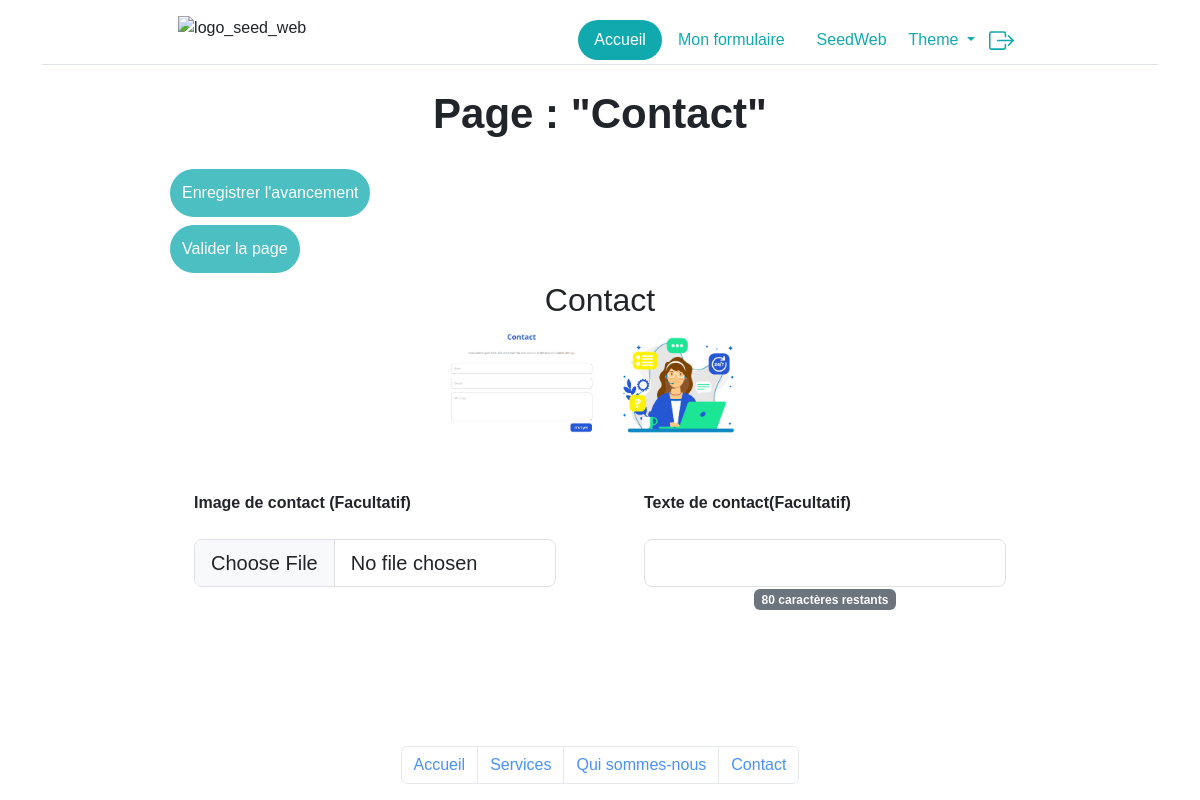
/mes_formulaires/index.php?page=3 (signed in), run on the app's committed database.
### tables this page shows
CREATE TABLE `page` (
  `id` int(11) NOT NULL,
  `site_id` int(11) NOT NULL,
  `nom` varchar(255) NOT NULL
);

CREATE TABLE `section` (
  `id` int(11) NOT NULL,
  `nom` varchar(255) NOT NULL
);

CREATE TABLE `image` (
  `id` int(11) NOT NULL,
  `section_id` int(11) NOT NULL,
  `page_id` int(11) NOT NULL,
  `nom` varchar(255) NOT NULL,
  `path` varchar(255) NOT NULL,
  `description` varchar(35) DEFAULT NULL,
  `facultatif` tinyint(1) NOT NULL
);

CREATE TABLE `texte` (
  `id` int(11) NOT NULL,
  `section_id` int(11) NOT NULL,
  `page_id` int(11) NOT NULL,
  `nom` varchar(255) NOT NULL,
  `contenu` text NOT NULL,
  `taille` int(4) NOT NULL,
  `facultatif` tinyint(1) NOT NULL
);

### mes_formulaires/index.php (the view, shortened to what this page needs)
<?php
include("../config/dbconnection.php");
    ?>
<!DOCTYPE HTML>
<html lang="fr" data-bs-theme="<?=$_SESSION["theme"]?>">
    <head>
        <link href="https://cdn.jsdelivr.net/npm/bootstrap@5.3.0-alpha1/dist/css/bootstrap.min.css" rel="stylesheet">
        <link rel="stylesheet" href="../css/style.css">
    </head>
    <body class="text-center w-100 m-auto">
<?php
include("../includes/header.php");
if(isset($_SESSION["role"])){
    if($_SESSION["role"] == "client"){
        $id = $_SESSION["id_client"];
        $req_site = $db->query("SELECT * FROM site where client_id = '$id'");
        $req_section = $db->query("SELECT * FROM section");
        $data_section = $req_section->fetchAll();
        $data_site = $req_site->fetch();
        $id_site = $data_site["id"];
        $id_modele = $data_site["modele_id"];
        $req_modele = $db->query("SELECT nom FROM modele where id = '$id_modele'");
        $data_modele = $req_modele->fetch();
        $req_page = $db->query("SELECT * FROM page where site_id = '$id_site'");
        $nbPageSiteClient = $req_page->rowCount();
        $data_page = $req_page->fetchAll();
        $nbEltParPage = 1;
        $nbTotalDePage = $nbPageSiteClient/$nbEltParPage;
        $page = $data_page[$_GET["page"]];
        ?>
        <form method="POST" action="" enctype='multipart/form-data'>
            <div  class="row w-75 mr-12-5 ml-12-5">
                <div class="col w-50">
                    <h1 class="text-center">Page : "<?=$page['nom']?>"</h1>
                    <div class="opacity-75">
                        <div class="m-2 text-center">
                            <input type="submit" name="save_state" value="Enregistrer l'avancement" class="p-2 border_white color_white nav-link bgSeed rounded-pill w-auto">
                        </div>
                        <div class="m-2 text-center">
                            <input type="submit" name="save_page" value="Valider la page" class="p-2 border_white color_white nav-link bgSeed rounded-pill w-auto">
                        </div>
                    </div>
                </div>
        <?php
        foreach($data_section as $section){
            $id_section = $section["id"];
            $id=$page["id"];
            $nom_section = $section['nom'];
            $req_image = $db->query("SELECT * FROM image where page_id = '$id' and section_id = '$id_section' order by nom");
            $req_texte = $db->query("SELECT * FROM texte where page_id = '$id' and section_id = '$id_section' order by nom");
            $data_image = $req_image->fetchAll();
            $data_texte = $req_texte->fetchAll();
            if(!empty($data_image) or !empty($data_texte)){
                $array_space = array(" ");
                $nom_page = str_replace($array_space, "-", $page["nom"]);
                $nom_section2 = str_replace($array_space, "-", $section["nom"]);
                $src_img = strtolower("../img/".$data_modele["nom"]. "_". $nom_page . "_". $nom_section2 . ".png");
                ?>
                <h2 class="text-center"><?=$nom_section?></h2>
                <div class="w-100 text-center">
                    <img src="<?=$src_img?>"  style="max-width: 40%; height: auto;" alt="Image_section_<?=$section["nom"]?>">
                </div>
                <div class="w-50 m-2 col">
                <?php
                foreach($data_image as $image){
                    $nomImg = $image['nom'];
                    $description = $image["description"];
                    $facultatif = "Non";
                    if($image['facultatif'] == true){$facultatif = "Oui";}
                ?>
                    <div class="m-4">
                        <p class="text-start "><label for="formFileLg" class="form-label fw-bold"><?php if(empty($description)){echo $nomImg;}else{echo $description;}; if($facultatif == "Non"){echo "<span class=\"text-danger-emphasis\">*</span>";}else{echo "<span> (Facultatif)</span>";}?></label></p>
                        <input class="form-control form-control-lg" id="formFileLg" idImage="<?=$image["id"]?>" name="<?=$nomImg?>" accept=".jpeg,.pdf,.png,.jpg,.svg,.webp,.gif" type="file"/>
                    </div>
<?php
                    }
?>
                </div>
                <div class="w-50 m-2 col" >
<?php
                foreach($data_texte as $texte){
                    $contenu = $texte["contenu"];
                    $array_space = array(" ");
                    $nomTxt2 = $texte["nom"];
                    $nomTxt = str_replace($array_space, "-", $texte['nom']);
                    $facultatif_txt = "Non";
                    if($texte['facultatif'] == true){$facultatif_txt = "Oui";}
                    if($texte["taille"] < 100){
                ?>
                    <div class="m-4">
                        <p class="text-start "><label for="" class="form-label fw-bold"><?php echo $nomTxt2; if($facultatif_txt == "Non"){echo "<span class=\"text-danger-emphasis\">*</span>";}else{echo "<span>(Facultatif)</span>";}?></label></p>
                        <input class="form-control form-control-lg input_counter" value="<?=$contenu?>" id="formFileLg" idTexte="<?=$texte["id"]?>" maxlength="<?=$texte["taille"]?>" name="<?=$nomTxt?>" type="text" >
                        <span class="counter badge bg-secondary" id="span_counter_input<?=$texte["id"]?>" ><?=$texte["taille"]?> caractères restants</span>
                    </div>
                <?php
                    }
                    }
            ?>
                </div>
            <?php
        }
    }
?>
                </div>
            </form>
            <div class="container fixed-bottom opacity-75" id="pagination">
                    <nav aria-label="Page Navigation">
                        <ul class="pagination justify-content-center">
                    <?php
                        for ($i=1; $i<=$nbTotalDePage ; $i++) {
                    ?>
                    <li class="page-item"><a class="page-link" href="index.php?page=<?=$i-1?>"><?=$data_page[$i-1]["nom"]?></a></li>
                    <?php
                        }
                    ?>
                        </ul>
                    </nav>
            </div>
        <?php
}else{
?>
<h1>Pas d'autorisation pour accéder à cette page.</h1>
<?php
}}
    include("../includes/layout_bottom.php");
?>

### css/style.css (style rules this page uses)
.color_white { color: #FFFFFF; }
.border_white { border: 4px solid #10aaae; }
* { font-family: 'Nunito', sans-serif; }
h1 { font-family: 'Nunito', sans-serif; }
.mr-12-5 { margin-right: 12.5%; }
.ml-12-5 { margin-left: 12.5%; }
.bgSeed { background-color: #10aaae !important; }
h1 { font-size: 42px; font-weight: 600; margin: 0 0 30px; }
* { box-sizing: border-box; }

### data on the page
page: nom "Contact"
section: nom "Contact"
image: description "Image de contact", facultatif "(Facultatif)"
texte: nom "Texte de contact", facultatif "(Facultatif)", taille "80"
page: nom "Accueil"
page: nom "Services"
page: nom "Qui sommes-nous"
